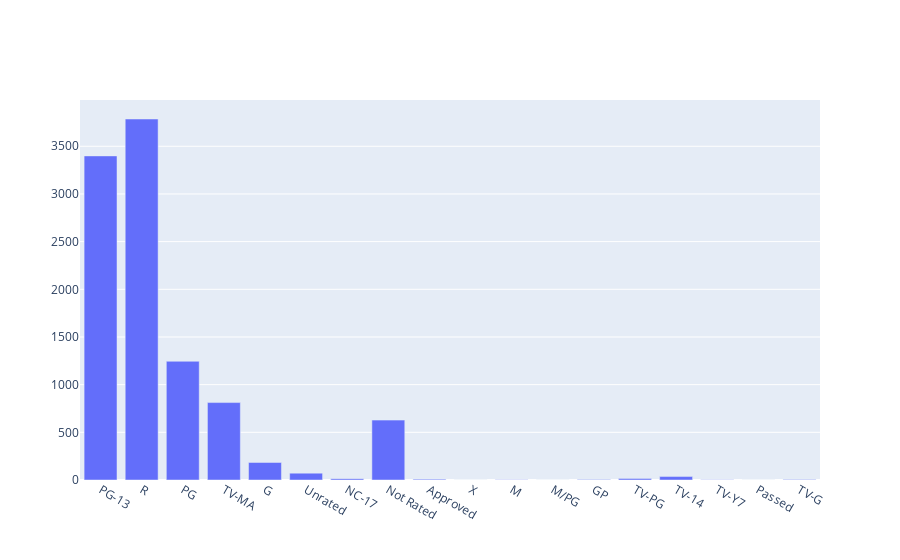

The notebook cell saved with this chart:
### Code cell
fig = plotBars(content_dict, isList=True)
fig.show()

### Figure 1 — Plotly figure (JSON) as saved in the notebook; plotly's stock layout.template omitted (floating-point values rounded to 4 significant figures)
{"data": [{"type": "bar", "x": ["PG-13", "R", "PG", "TV-MA", "G", "Unrated", "NC-17", "Not Rated", "Approved", "X", "M", "M/PG", "GP", "TV-PG", "TV-14", "TV-Y7", "Passed", "TV-G"], "y": [3399, 3786, 1245, 812, 184, 72, 14, 628, 9, 1, 2, 1, 5, 15, 36, 3, 1, 6]}], "layout": {}}
